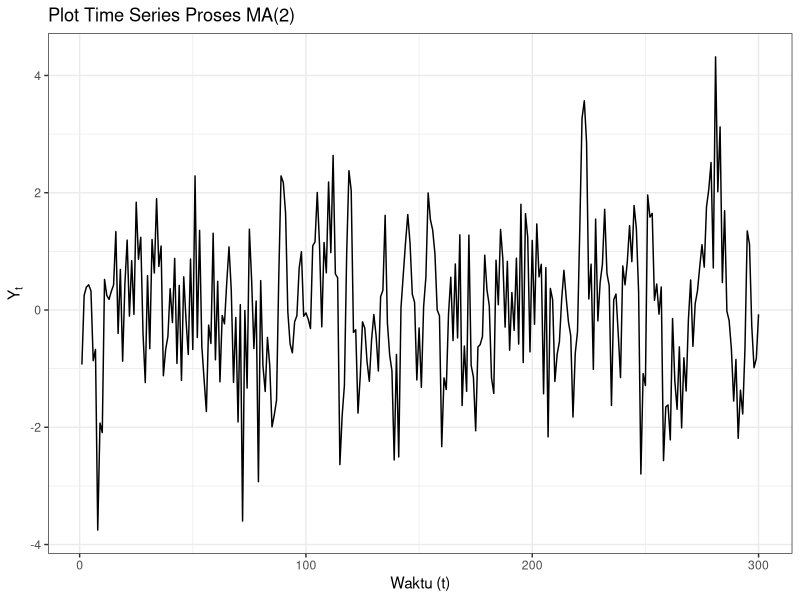
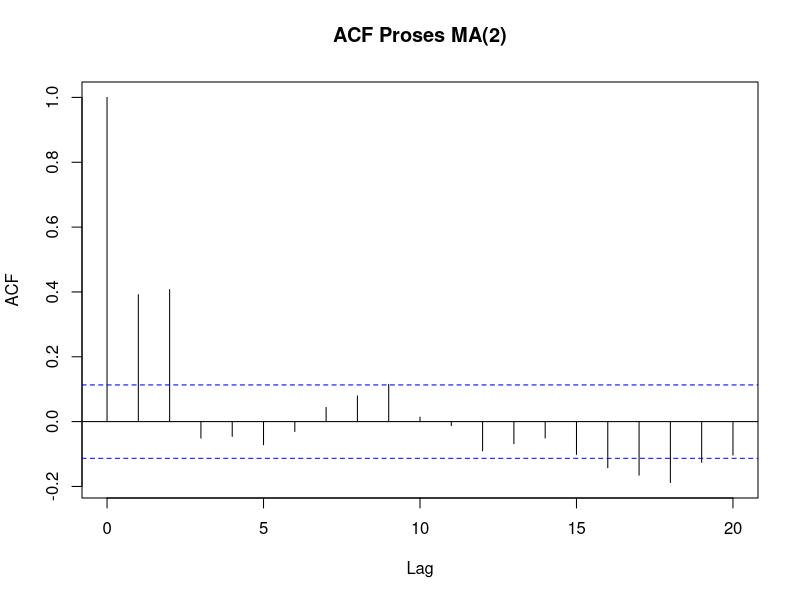
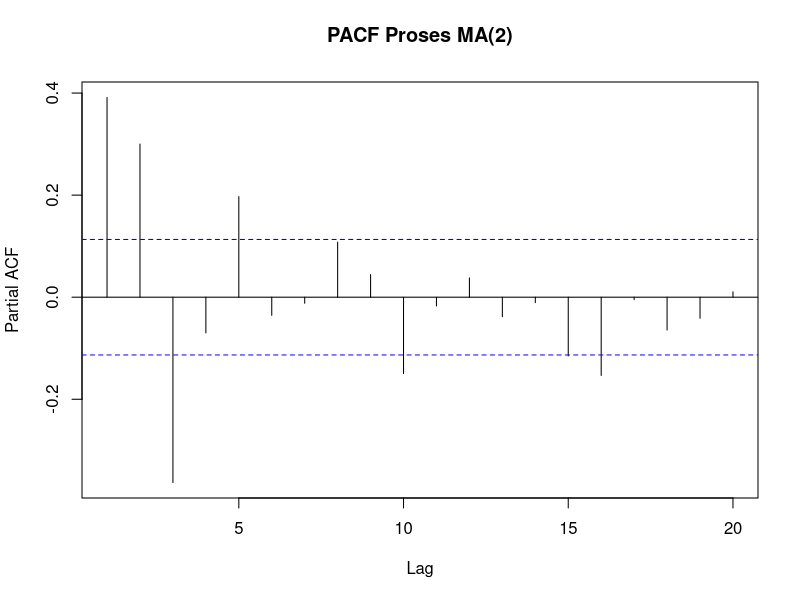
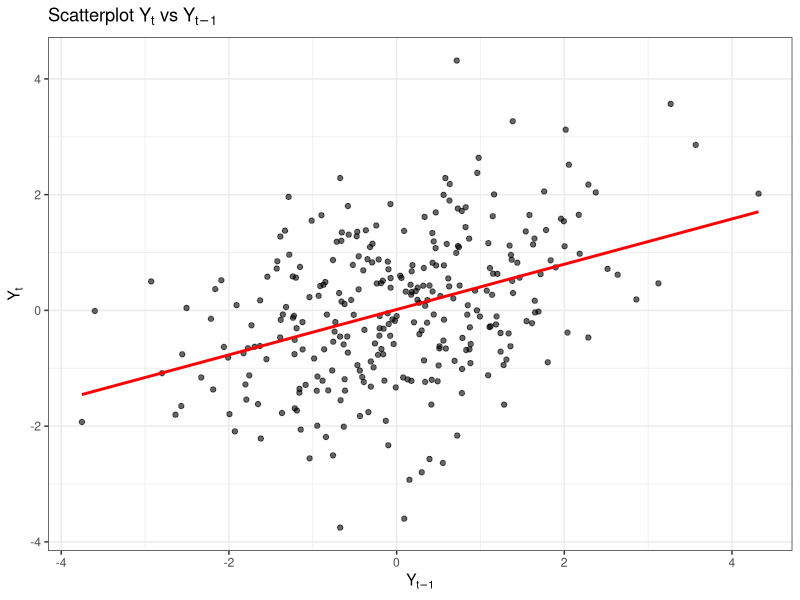
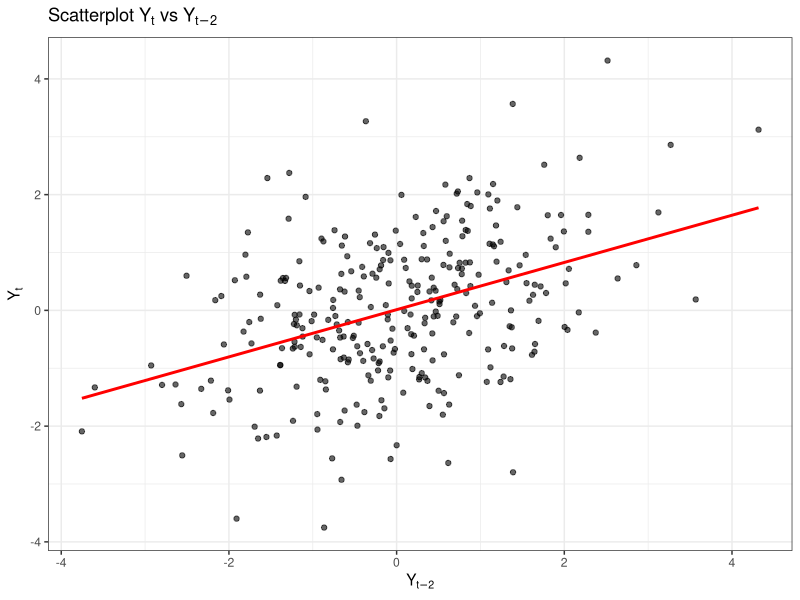
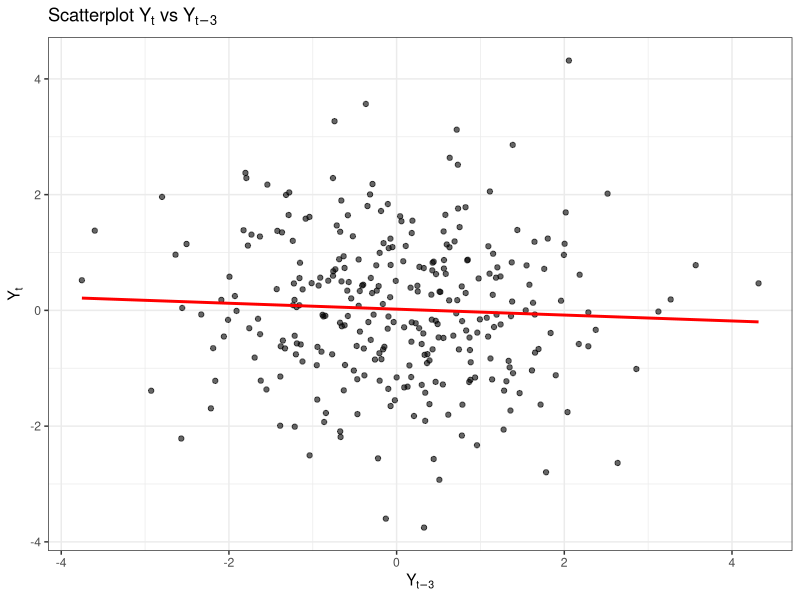
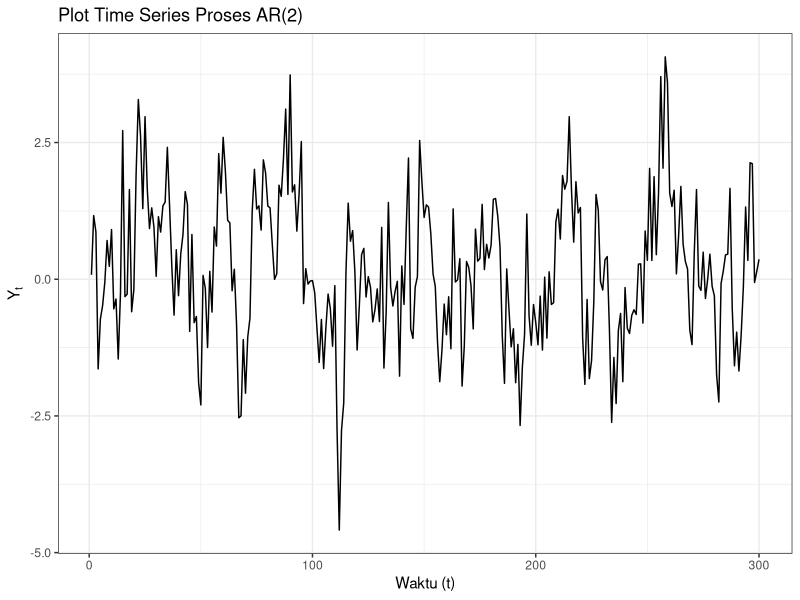
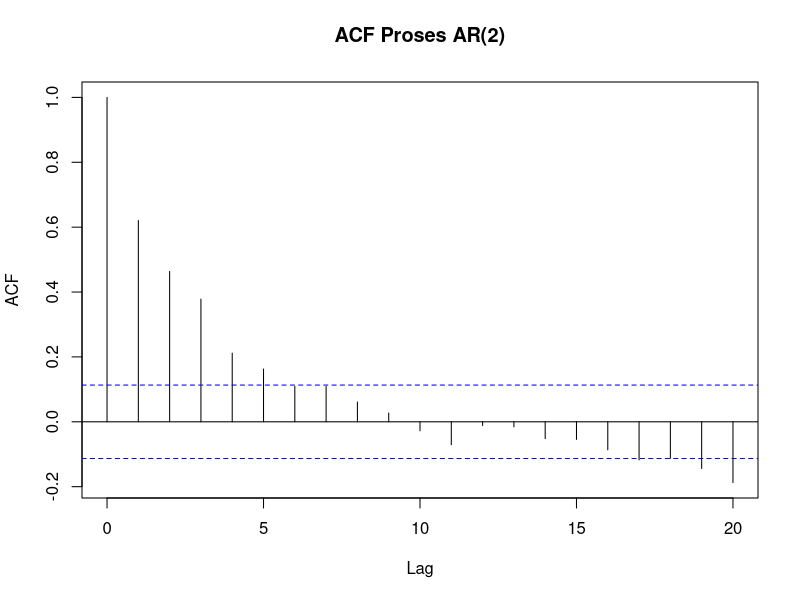

These figures' R source, in order:
## ---- chunk 1
library(ggplot2)
library(tseries)
## ---- chunk 2
eacf_custom <- function(z, ar.max = 7, ma.max = 13) {
  lag1 <- function(z, lag = 1) c(rep(NA, lag), z[1:(length(z) - lag)])
  reupm <- function(m1, nrow, ncol) {
    k <- ncol - 1
    m2 <- NULL
    for (i in 1:k) {
      i1 <- i + 1
      work <- lag1(m1[, i])
      work[1] <- -1
      temp <- m1[, i1] - work * m1[i1, i1] / m1[i, i]
      temp[i1] <- 0
      m2 <- cbind(m2, temp)
    }
    m2
  }
  ceascf <- function(m, cov1, nar, ncol, count, ncov, z, zm) {
    result <- 0 * seq(1, nar + 1)
    result[1] <- cov1[ncov + count]
    for (i in 1:nar) {
      temp <- cbind(z[-(1:i)], zm[-(1:i), 1:i]) %*% c(1, -m[1:i, i])
      result[i + 1] <- acf(temp, plot = FALSE, lag.max = count, drop.lag.0 = FALSE)$acf[count + 1]
    }
    result
  }
  ar.max <- ar.max + 1
  ma.max <- ma.max + 1
  nar <- ar.max - 1
  nma <- ma.max
  ncov <- nar + nma + 2
  nrow <- nar + nma + 1
  ncol <- nrow - 1
  z <- z - mean(z)
  zm <- NULL
  for (i in 1:nar) zm <- cbind(zm, lag1(z, lag = i))
  cov1 <- acf(z, lag.max = ncov, plot = FALSE, drop.lag.0 = FALSE)$acf
  cov1 <- c(rev(cov1[-1]), cov1)
  ncov <- ncov + 1
  m1 <- matrix(0, ncol = ncol, nrow = nrow)
  for (i in 1:ncol) m1[1:i, i] <- ar.ols(z, order.max = i, aic = FALSE, demean = FALSE, intercept = FALSE)$ar
  eacfm <- NULL
  for (i in 1:nma) {
    m2 <- reupm(m1 = m1, nrow = nrow, ncol = ncol)
    ncol <- ncol - 1
    eacfm <- cbind(eacfm, ceascf(m2, cov1, nar, ncol, i, ncov, z, zm))
    m1 <- m2
  }
  work <- 1:(nar + 1)
  work <- length(z) - work + 1
  symbol <- NULL
  for (i in 1:nma) {
    work <- work - 1
    symbol <- cbind(symbol, ifelse(abs(eacfm[, i]) > 2 / work^.5, "x", "o"))
  }
  rownames(symbol) <- 0:(ar.max - 1)
  colnames(symbol) <- 0:(ma.max - 1)
  cat("AR/MA\n")
  print(symbol, quote = FALSE)
  invisible(list(eacf = eacfm, symbol = symbol))
}

# Fungsi bantu untuk membuat data frame plot time series & scatterplot lag
buat_df_ts <- function(y) data.frame(waktu = seq_along(y), nilai = as.numeric(y))

buat_df_lag <- function(y, k) {
  y <- as.numeric(y)
  n <- length(y)
  data.frame(Yt = y[(k + 1):n], Ytk = y[1:(n - k)])
}
## ---- chunk 3
set.seed(1502)
n <- 300
theta1 <- 0.4
theta2 <- 0.6

e <- rnorm(n + 2)
Y_manual <- numeric(n)
for (t in 1:n) {
  Y_manual[t] <- e[t + 2] + theta1 * e[t + 1] + theta2 * e[t]
}
Y_manual_ma2 <- ts(Y_manual)
head(Y_manual_ma2, 10)
## ---- chunk 4
set.seed(1502)
Y_sim_ma2 <- arima.sim(model = list(ma = c(theta1, theta2)), n = n)
head(Y_sim_ma2, 10)
## ---- chunk 5
buat_df_ts(Y_sim_ma2) |>
  ggplot(aes(x = waktu, y = nilai)) +
  geom_line() +
  theme_bw() +
  labs(title = "Plot Time Series Proses MA(2)", x = "Waktu (t)", y = expression(Y[t]))
## ---- chunk 6
acf(Y_sim_ma2, lag.max = 20, main = "ACF Proses MA(2)")
## ---- chunk 7
pacf(Y_sim_ma2, lag.max = 20, main = "PACF Proses MA(2)")
## ---- chunk 8
eacf_custom(Y_sim_ma2, ar.max = 5, ma.max = 5)
## ---- chunk 9
tseries::adf.test(Y_sim_ma2)
## ---- chunk 10
df1 <- buat_df_lag(Y_sim_ma2, 1)
df2 <- buat_df_lag(Y_sim_ma2, 2)
df3 <- buat_df_lag(Y_sim_ma2, 3)

ggplot(df1, aes(x = Ytk, y = Yt)) +
  geom_point(alpha = 0.6) +
  geom_smooth(method = "lm", se = FALSE, color = "red") +
  theme_bw() +
  labs(title = expression(paste("Scatterplot ", Y[t], " vs ", Y[t-1])),
       x = expression(Y[t-1]), y = expression(Y[t]))

ggplot(df2, aes(x = Ytk, y = Yt)) +
  geom_point(alpha = 0.6) +
  geom_smooth(method = "lm", se = FALSE, color = "red") +
  theme_bw() +
  labs(title = expression(paste("Scatterplot ", Y[t], " vs ", Y[t-2])),
       x = expression(Y[t-2]), y = expression(Y[t]))

ggplot(df3, aes(x = Ytk, y = Yt)) +
  geom_point(alpha = 0.6) +
  geom_smooth(method = "lm", se = FALSE, color = "red") +
  theme_bw() +
  labs(title = expression(paste("Scatterplot ", Y[t], " vs ", Y[t-3])),
       x = expression(Y[t-3]), y = expression(Y[t]))
## ---- chunk 11
cat("Korelasi Yt & Yt-1:", round(cor(df1$Yt, df1$Ytk), 4), "\n")
cat("Korelasi Yt & Yt-2:", round(cor(df2$Yt, df2$Ytk), 4), "\n")
cat("Korelasi Yt & Yt-3:", round(cor(df3$Yt, df3$Ytk), 4), "\n")
## ---- chunk 12
denom <- 1 + theta1^2 + theta2^2
rho1_teori <- (theta1 + theta1 * theta2) / denom
rho2_teori <- theta2 / denom

acf_empiris <- acf(Y_sim_ma2, plot = FALSE, lag.max = 5)$acf[-1]
acf_teoritis <- ARMAacf(ma = c(theta1, theta2), lag.max = 5)[-1]

tabel_banding <- data.frame(
  Lag = 1:5,
  ACF_Data_Bangkitan = round(acf_empiris, 4),
  ACF_Teoritis = round(acf_teoritis, 4)
)
tabel_banding
## ---- chunk 13
cat("rho1 (rumus manual):", round(rho1_teori, 4),
    "| rho2 (rumus manual):", round(rho2_teori, 4), "\n")
## ---- chunk 14
set.seed(2410)
n <- 300
phi1 <- 0.5
phi2 <- 0.2
burn <- 200

e <- rnorm(n + burn)
Y <- numeric(n + burn)
Y[1] <- e[1]
Y[2] <- phi1 * Y[1] + e[2]
for (t in 3:(n + burn)) {
  Y[t] <- phi1 * Y[t - 1] + phi2 * Y[t - 2] + e[t]
}
Y_manual_ar2 <- ts(Y[(burn + 1):(n + burn)])
head(Y_manual_ar2, 10)
## ---- chunk 15
set.seed(2410)
Y_sim_ar2 <- arima.sim(model = list(ar = c(phi1, phi2)), n = n)
head(Y_sim_ar2, 10)
## ---- chunk 16
buat_df_ts(Y_sim_ar2) |>
  ggplot(aes(x = waktu, y = nilai)) +
  geom_line() +
  theme_bw() +
  labs(title = "Plot Time Series Proses AR(2)", x = "Waktu (t)", y = expression(Y[t]))
## ---- chunk 17
acf(Y_sim_ar2, lag.max = 20, main = "ACF Proses AR(2)")
## ---- chunk 18
pacf(Y_sim_ar2, lag.max = 20, main = "PACF Proses AR(2)")
## ---- chunk 19
eacf_custom(Y_sim_ar2, ar.max = 5, ma.max = 5)
## ---- chunk 20
akar <- polyroot(c(1, -phi1, -phi2))
cat("Akar-akar:", akar, "\n")
cat("Modulus akar:", Mod(akar), "\n")
cat("Syarat 1 (phi1+phi2 < 1):", phi1 + phi2, "< 1 ->", (phi1 + phi2) < 1, "\n")
cat("Syarat 2 (phi2-phi1 < 1):", phi2 - phi1, "< 1 ->", (phi2 - phi1) < 1, "\n")
cat("Syarat 3 (|phi2| < 1)   :", abs(phi2), "< 1 ->", abs(phi2) < 1, "\n")
## ---- chunk 21
tseries::adf.test(Y_sim_ar2)
## ---- chunk 22
df1 <- buat_df_lag(Y_sim_ar2, 1)
df2 <- buat_df_lag(Y_sim_ar2, 2)
df3 <- buat_df_lag(Y_sim_ar2, 3)

ggplot(df1, aes(x = Ytk, y = Yt)) +
  geom_point(alpha = 0.6) +
  geom_smooth(method = "lm", se = FALSE, color = "red") +
  theme_bw() +
  labs(title = expression(paste("Scatterplot ", Y[t], " vs ", Y[t-1])),
       x = expression(Y[t-1]), y = expression(Y[t]))

ggplot(df2, aes(x = Ytk, y = Yt)) +
  geom_point(alpha = 0.6) +
  geom_smooth(method = "lm", se = FALSE, color = "red") +
  theme_bw() +
  labs(title = expression(paste("Scatterplot ", Y[t], " vs ", Y[t-2])),
       x = expression(Y[t-2]), y = expression(Y[t]))

ggplot(df3, aes(x = Ytk, y = Yt)) +
  geom_point(alpha = 0.6) +
  geom_smooth(method = "lm", se = FALSE, color = "red") +
  theme_bw() +
  labs(title = expression(paste("Scatterplot ", Y[t], " vs ", Y[t-3])),
       x = expression(Y[t-3]), y = expression(Y[t]))
## ---- chunk 23
cat("Korelasi Yt & Yt-1:", round(cor(df1$Yt, df1$Ytk), 4), "\n")
cat("Korelasi Yt & Yt-2:", round(cor(df2$Yt, df2$Ytk), 4), "\n")
cat("Korelasi Yt & Yt-3:", round(cor(df3$Yt, df3$Ytk), 4), "\n")
## ---- chunk 24
rho1_teori <- phi1 / (1 - phi2)
rho2_teori <- phi1 * rho1_teori + phi2 * 1
rho3_teori <- phi1 * rho2_teori + phi2 * rho1_teori

acf_empiris <- acf(Y_sim_ar2, plot = FALSE, lag.max = 5)$acf[-1]
acf_teoritis <- ARMAacf(ar = c(phi1, phi2), lag.max = 5)[-1]

tabel_banding <- data.frame(
  Lag = 1:5,
  ACF_Data_Bangkitan = round(acf_empiris, 4),
  ACF_Teoritis = round(acf_teoritis, 4)
)
tabel_banding
## ---- chunk 25
cat("rho1 (rumus manual):", round(rho1_teori, 4),
    "| rho2 (rumus manual):", round(rho2_teori, 4),
    "| rho3 (rumus manual):", round(rho3_teori, 4), "\n")
## ---- chunk 26
set.seed(3210)
n <- 300
phi1 <- 0.5; phi2 <- 0.2
theta1 <- 0.4; theta2 <- 0.6
burn <- 200

e <- rnorm(n + burn + 2)
Y <- numeric(n + burn)
Y[1] <- e[3]
Y[2] <- phi1 * Y[1] + e[4] + theta1 * e[3]
for (t in 3:(n + burn)) {
  Y[t] <- phi1 * Y[t - 1] + phi2 * Y[t - 2] +
    e[t + 2] + theta1 * e[t + 1] + theta2 * e[t]
}
Y_manual_arma22 <- ts(Y[(burn + 1):(n + burn)])
head(Y_manual_arma22, 10)
## ---- chunk 27
set.seed(3210)
Y_sim_arma22 <- arima.sim(model = list(ar = c(phi1, phi2), ma = c(theta1, theta2)), n = n)
head(Y_sim_arma22, 10)
## ---- chunk 28
buat_df_ts(Y_sim_arma22) |>
  ggplot(aes(x = waktu, y = nilai)) +
  geom_line() +
  theme_bw() +
  labs(title = "Plot Time Series Proses ARMA(2,2)", x = "Waktu (t)", y = expression(Y[t]))
## ---- chunk 29
acf(Y_sim_arma22, lag.max = 20, main = "ACF Proses ARMA(2,2)")
## ---- chunk 30
pacf(Y_sim_arma22, lag.max = 20, main = "PACF Proses ARMA(2,2)")
## ---- chunk 31
eacf_custom(Y_sim_arma22, ar.max = 5, ma.max = 5)
## ---- chunk 32
akar <- polyroot(c(1, -phi1, -phi2))
cat("Modulus akar AR:", Mod(akar), "\n")
## ---- chunk 33
tseries::adf.test(Y_sim_arma22)
## ---- chunk 34
df1 <- buat_df_lag(Y_sim_arma22, 1)
df2 <- buat_df_lag(Y_sim_arma22, 2)
df3 <- buat_df_lag(Y_sim_arma22, 3)

ggplot(df1, aes(x = Ytk, y = Yt)) +
  geom_point(alpha = 0.6) +
  geom_smooth(method = "lm", se = FALSE, color = "red") +
  theme_bw() +
  labs(title = expression(paste("Scatterplot ", Y[t], " vs ", Y[t-1])),
       x = expression(Y[t-1]), y = expression(Y[t]))

ggplot(df2, aes(x = Ytk, y = Yt)) +
  geom_point(alpha = 0.6) +
  geom_smooth(method = "lm", se = FALSE, color = "red") +
  theme_bw() +
  labs(title = expression(paste("Scatterplot ", Y[t], " vs ", Y[t-2])),
       x = expression(Y[t-2]), y = expression(Y[t]))

ggplot(df3, aes(x = Ytk, y = Yt)) +
  geom_point(alpha = 0.6) +
  geom_smooth(method = "lm", se = FALSE, color = "red") +
  theme_bw() +
  labs(title = expression(paste("Scatterplot ", Y[t], " vs ", Y[t-3])),
       x = expression(Y[t-3]), y = expression(Y[t]))
## ---- chunk 35
cat("Korelasi Yt & Yt-1:", round(cor(df1$Yt, df1$Ytk), 4), "\n")
cat("Korelasi Yt & Yt-2:", round(cor(df2$Yt, df2$Ytk), 4), "\n")
cat("Korelasi Yt & Yt-3:", round(cor(df3$Yt, df3$Ytk), 4), "\n")
## ---- chunk 36
acf_empiris <- acf(Y_sim_arma22, plot = FALSE, lag.max = 5)$acf[-1]
acf_teoritis <- ARMAacf(ar = c(phi1, phi2), ma = c(theta1, theta2), lag.max = 5)[-1]

tabel_banding <- data.frame(
  Lag = 1:5,
  ACF_Data_Bangkitan = round(acf_empiris, 4),
  ACF_Teoritis = round(acf_teoritis, 4)
)
tabel_banding
